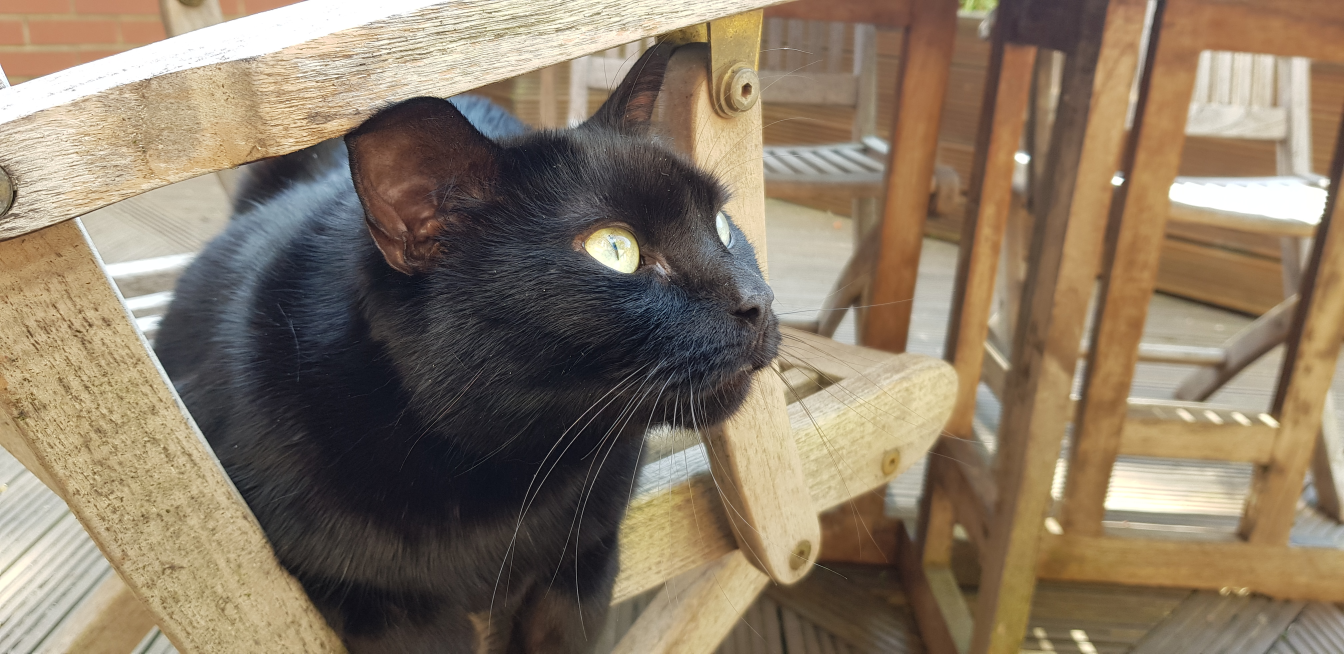
#> input picture demo_samples/salem/20180528_165846.jpg, 4032 x 1960 px (shown at 1/3 size); its folder holds only this picture in this run
$ python create_demo_samples.py
#> lines starting #> are read from the running program, lines starting #| are printed output that depends on the picture
#!/usr/bin/env python3
"""
Create lightweight demo samples for Streamlit Cloud deployment.
This script creates a small set of properly sized images that work on cloud without Git LFS.
"""

from PIL import Image
from pathlib import Path
import random

def create_demo_samples():
    """Create lightweight demo samples for cloud deployment."""

    # Create demo directories
    demo_dir = Path("demo_samples")
    demo_salem = demo_dir / "salem"
    demo_other = demo_dir / "other_cats"

    demo_salem.mkdir(parents=True, exist_ok=True)
    demo_other.mkdir(parents=True, exist_ok=True)

    # Get source files
    salem_files = list(Path("data/test/salem").glob("*.jpg"))
    other_files = [f for f in Path("data/test/other_cats").glob("*.jpg") if "black_cat" in f.name.lower()]

    # Select random samples
    if salem_files:
        salem_samples = random.sample(salem_files, min(5, len(salem_files)))
        for i, src in enumerate(salem_samples):
            try:
                img = Image.open(src).convert('RGB')
#> img is the input picture: PIL image 4032x1960 RGB; mean R, G, B 137.5, 121.6, 101.5
                # Keep good quality but reasonable size for cloud
                img.thumbnail((300, 300), Image.Resampling.LANCZOS)
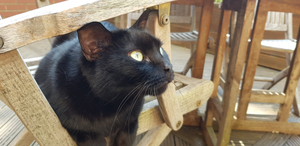
#> img: PIL image 300x146 RGB; mean R, G, B 137.4, 121.5, 101.5
                dest = demo_salem / f"salem_{i+1}.jpg"
                img.save(dest, 'JPEG', quality=90, optimize=True)
                print(f"✓ Created {dest} ({dest.stat().st_size // 1024}KB)")
            except Exception as e:
                print(f"✗ Error with {src}: {e}")

    if other_files:
        other_samples = random.sample(other_files, min(5, len(other_files)))
        for i, src in enumerate(other_samples):
            try:
                img = Image.open(src).convert('RGB')
                # Keep good quality but reasonable size for cloud
                img.thumbnail((300, 300), Image.Resampling.LANCZOS)
                dest = demo_other / f"other_{i+1}.jpg"
                img.save(dest, 'JPEG', quality=90, optimize=True)
                print(f"✓ Created {dest} ({dest.stat().st_size // 1024}KB)")
            except Exception as e:
                print(f"✗ Error with {src}: {e}")

    print(f"\n✅ Demo samples created in {demo_dir}/")

if __name__ == "__main__":
    create_demo_samples()
